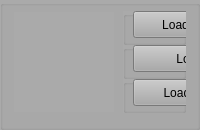
     <widget class="QGroupBox" name="groupBox_3">
      <property name="minimumSize">
       <size>
        <width>0</width>
        <height>130</height>
       </size>
      </property>
      <property name="maximumSize">
       <size>
        <width>16777215</width>
        <height>130</height>
       </size>
      </property>
      <property name="styleSheet">
       <string notr="true">background: #aaa;</string>
      </property>
      <property name="title">
       <string/>
      </property>
      <layout class="QHBoxLayout" name="horizontalLayout_6">
       <property name="spacing">
        <number>9</number>
       </property>
       <property name="topMargin">
        <number>0</number>
       </property>
       <property name="bottomMargin">
        <number>9</number>
       </property>
       <item>
        <widget class="QLabel" name="lblGear">
         <property name="minimumSize">
          <size>
           <width>100</width>
           <height>100</height>
          </size>
         </property>
         <property name="maximumSize">
          <size>
           <width>100</width>
           <height>100</height>
          </size>
         </property>
         <property name="frameShape">
          <enum>QFrame::NoFrame</enum>
         </property>
         <property name="frameShadow">
          <enum>QFrame::Plain</enum>
         </property>
         <property name="text">
          <string/>
         </property>
        </widget>
       </item>
       <item>
        <layout class="QVBoxLayout" name="verticalLayout">
         <property name="spacing">
          <number>0</number>
         </property>
         <property name="topMargin">
          <number>5</number>
         </property>
         <property name="bottomMargin">
          <number>5</number>
         </property>
         <item>
          <widget class="QGroupBox" name="grbAlignment">
           <property name="minimumSize">
            <size>
             <width>0</width>
             <height>31</height>
            </size>
           </property>
           <property name="title">
            <string notr="true"/>
           </property>
           <widget class="QPushButton" name="btnLoadAlignment">
            <property name="enabled">
             <bool>true</bool>
            </property>
            <property name="geometry">
             <rect>
              <x>10</x>
              <y>0</y>
              <width>141</width>
              <height>27</height>
             </rect>
            </property>
            <property name="font">
             <font>
              <family>Arial</family>
              <italic>false</italic>
             </font>
            </property>
            <property name="toolTip">
             <string>&lt;html&gt;&lt;head/&gt;&lt;body&gt;&lt;p&gt;Load multiple sequence alignment in &lt;span style=&quot; font-weight:600;&quot;&gt;FASTA&lt;/span&gt; format&lt;/p&gt;&lt;/body&gt;&lt;/html&gt;</string>
            </property>
            <property name="styleSheet">
             <string notr="true"/>
            </property>
            <property name="text">
             <string>Load Alignment</string>
            </property>
           </widget>
           <widget class="QLabel" name="lblAlignment">
            <property name="geometry">
             <rect>
              <x>240</x>
              <y>2</y>
              <width>571</width>
              <height>27</height>
             </rect>
            </property>
            <property name="font">
             <font>
              <family>Arial</family>
              <weight>50</weight>
              <italic>false</italic>
              <bold>false</bold>
             </font>
            </property>
            <property name="text">
             <string/>
            </property>
           </widget>
           <widget class="QLabel" name="lblLoadAlignText">
            <property name="geometry">
             <rect>
              <x>170</x>
              <y>0</y>
              <width>61</width>
              <height>27</height>
             </rect>
            </property>
            <property name="font">
             <font>
              <family>Arial</family>
              <weight>50</weight>
              <italic>false</italic>
              <bold>false</bold>
             </font>
            </property>
            <property name="styleSheet">
             <string notr="true">color: #060;</string>
            </property>
            <property name="text">
             <string>Loaded:</string>
            </property>
           </widget>
          </widget>
         </item>
         <item>
          <widget class="QGroupBox" name="grbTree">
           <property name="minimumSize">
            <size>
             <width>0</width>
             <height>31</height>
            </size>
           </property>
           <property name="title">
            <string notr="true"/>
           </property>
           <widget class="QLabel" name="lblTree">
            <property name="geometry">
             <rect>
              <x>240</x>
              <y>2</y>
              <width>571</width>
              <height>27</height>
             </rect>
            </property>
            <property name="font">
             <font>
              <family>Arial</family>
              <weight>50</weight>
              <italic>false</italic>
              <bold>false</bold>
             </font>
            </property>
            <property name="text">
             <string/>
            </property>
           </widget>
           <widget class="QPushButton" name="btnLoadTree">
            <property name="enabled">
             <bool>true</bool>
            </property>
            <property name="geometry">
             <rect>
              <x>10</x>
              <y>0</y>
              <width>141</width>
              <height>27</height>
             </rect>
            </property>
            <property name="font">
             <font>
              <family>Arial</family>
              <italic>false</italic>
             </font>
            </property>
            <property name="toolTip">
             <string>&lt;html&gt;&lt;head/&gt;&lt;body&gt;&lt;p&gt;Load tree file in &lt;span style=&quot; font-weight:600;&quot;&gt;NEWICK&lt;/span&gt; format&lt;/p&gt;&lt;/body&gt;&lt;/html&gt;</string>
            </property>
            <property name="text">
             <string>Load Tree</string>
            </property>
           </widget>
           <widget class="QLabel" name="lblLoadTreeText">
            <property name="geometry">
             <rect>
              <x>170</x>
              <y>0</y>
              <width>61</width>
              <height>27</height>
             </rect>
            </property>
            <property name="font">
             <font>
              <family>Arial</family>
              <weight>50</weight>
              <italic>false</italic>
              <bold>false</bold>
             </font>
            </property>
            <property name="styleSheet">
             <string notr="true">color: #060;</string>
            </property>
            <property name="text">
             <string>Loaded:</string>
            </property>
           </widget>
          </widget>
         </item>
         <item>
          <widget class="QGroupBox" name="grbPartitions">
           <property name="minimumSize">
            <size>
             <width>0</width>
             <height>31</height>
            </size>
           </property>
           <property name="title">
            <string notr="true"/>
           </property>
           <widget class="QLabel" name="lblParts">
            <property name="geometry">
             <rect>
              <x>240</x>
              <y>2</y>
              <width>571</width>
              <height>27</height>
             </rect>
            </property>
            <property name="font">
             <font>
              <family>Arial</family>
              <weight>50</weight>
              <italic>false</italic>
              <bold>false</bold>
             </font>
            </property>
            <property name="text">
             <string/>
            </property>
           </widget>
           <widget class="QPushButton" name="btnLoadParts">
            <property name="enabled">
             <bool>true</bool>
            </property>
            <property name="geometry">
             <rect>
              <x>10</x>
              <y>0</y>
              <width>141</width>
              <height>27</height>
             </rect>
            </property>
            <property name="font">
             <font>
              <family>Arial</family>
              <italic>false</italic>
             </font>
            </property>
            <property name="toolTip">
             <string>&lt;html&gt;&lt;head/&gt;&lt;body&gt;&lt;p&gt;Load tree file in &lt;span style=&quot; font-weight:600;&quot;&gt;NEWICK&lt;/span&gt; format&lt;/p&gt;&lt;/body&gt;&lt;/html&gt;</string>
            </property>
            <property name="styleSheet">
             <string notr="true"/>
            </property>
            <property name="text">
             <string>Load Partitions</string>
            </property>
           </widget>
           <widget class="QLabel" name="lblLoadPartsText">
            <property name="geometry">
             <rect>
              <x>170</x>
              <y>0</y>
              <width>61</width>
              <height>27</height>
             </rect>
            </property>
            <property name="font">
             <font>
              <family>Arial</family>
              <weight>50</weight>
              <italic>false</italic>
              <bold>false</bold>
             </font>
            </property>
            <property name="styleSheet">
             <string notr="true">color: #060;</string>
            </property>
            <property name="text">
             <string>None</string>
            </property>
           </widget>
          </widget>
         </item>
        </layout>
       </item>
      </layout>
     </widget>
